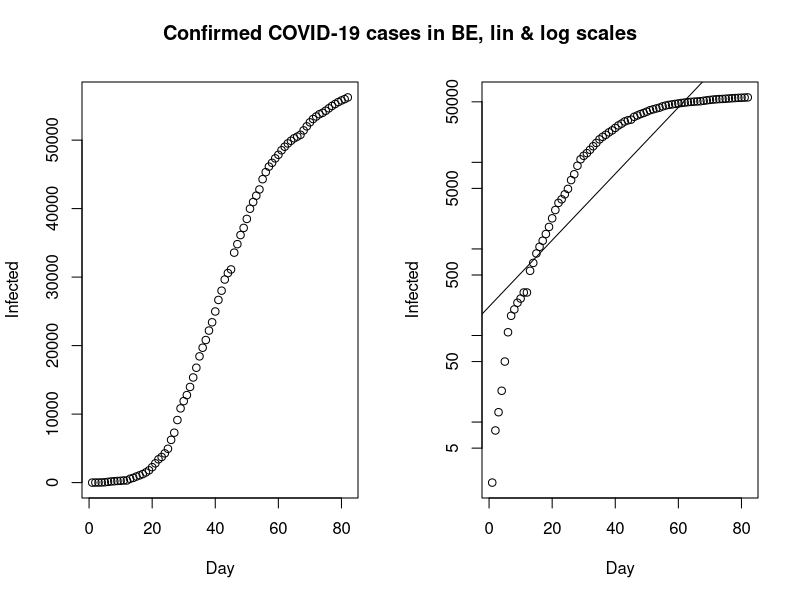

R code for this plot: (Note: this script raises an error after producing the figure.)
## source: https://github.com/bbolker/bbmisc/blob/master/peak_I_simple.rmd
# https://tinu.shinyapps.io/Flatten_the_Curve/
# https://staff.math.su.se/hoehle/blog/2020/03/16/flatteningthecurve.html
## data source: https://raw.githubusercontent.com/CSSEGISandData/COVID-19/master/csse_covid_19_data/csse_covid_19_time_series/time_series_covid19_confirmed_global.csv


#install.packages("pillar")
library(pillar)

#install.packages("tidyr")
library(tidyr)

#install.packages("tidyverse")
#library(tidyverse)

#install.packages("dplyr")
#library(dplyr)

#install.packages("magrittr")
library(dplyr)

#install.packages("ggplot2")
library(ggplot2); theme_set(theme_bw(base_size=16))

######################################################################
# sources: https://raw.githubusercontent.com/hoehleatsu/hoehleatsu.github.io/master/_source/2020-03-16-flatteningthecurve.Rmd
# Function to compute the derivative of the ODE system
#
#  t - time
#  y - current state vector of the ODE at time t
#  parms - Parameter vector used by the ODE system
#
# Returns:
#  list with one component being a vector of length two containing
#  dS(t)/dt and dI(t)/dt
######################################################################


# SW
# Infected <- c(0,0,0,0,0,0,0,0,0,1,1,1,1,1,1,1,1,1,1,1,1,1,1,1,1,1,1,1,1,1,1,1,1,1,1,2,7,7,12,14,15,21,35,94,101,161,203,248,355,500,599,814,961,1022,1103,1190,1279,1439,1639,1763,1934,2046,2286,2526,2840,3069,3447,3700,4028,4435,4947,5568,6131,6443,6830,7206,7693,8419,9141,9685,10151,10151)

# FR
# Infected <- c(0,0,2,3,3,3,4,5,5,5,6,6,6,6,6,6,6,11,11,11,11,11,11,11,12,12,12,12,12,12,12,12,12,12,14,18,38,57,100,130,191,204,285,377,653,949,1126,1209,1784,2281,2281,3661,4469,4499,6633,7652,9043,10871,12612,14282,16018,19856,22304,25233,29155,32964,37575,40174,44550,52128,56989,59105,64338,89953,92839,98010,109069,112950,117749,124869,129654,129654)

# US
# Infected <- c(1,1,2,2,5,5,5,5,5,7,8,8,11,11,11,11,11,11,11,11,12,12,13,13,13,13,13,13,13,13,15,15,15,51,51,57,58,60,68,74,98,118,149,217,262,402,518,583,959,1281,1663,2179,2727,3499,4632,6421,7783,13747,19273,25600,33276,43847,53740,65778,83836,101657,121465,140909,161831,188172,213372,243762,275586,308853,337072,366667,396223,429052,461437,496535,526396,526396)

# BE #Note. count starting as of march 1st when cases>1
Infected <- c(2,8,13,23,50,109,169,200,239,267,314,314,559,689,886,1058,1243,1486,1795,2257,2815,3401,3743,4269,4937,6235,7284,9134,10836,11899,12775,13964,15348,16770,18431,19691,20814,22194,23403,24983,26667,28018,29647,30589,31119,33573,34809,36138,37183,38496,39983,40956,41889,42797,44293,45325,46134,46687,47334,47859,48519,49032,49517,49906,50267,50509,50781,51420,52011,52596,53081,53449,53779,53981,54288,54644,54989,55280,55559,55791,55983,56235)

# RW
#Infected <- c(0,0,0,0,0,0,0,0,0,0,0,0,0,0,0,0,0,0,0,0,0,0,0,0,0,0,0,0,0,0,0,0,0,0,0,0,0,0,0,0,0,0,0,0,0,0,0,0,0,0,0,0,1,1,5,7,8,8,17,17,19,36,40,41,50,54,60,70,70,75,82,84,89,102,104,105,105,110,110,118,120,120)

Day <- 1:(length(Infected)) # length of the infection period

# Population size: 1e6 (1 milliion) or 1e7 (10 millions)
#N <- 1e6 OR, better, actual countries' population

#N <- 66000000 # pupulation of the UK
#N <- 10230000 # pupulation of the SW
#N <- 66990000 # pupulation of the FR
#N <- 32820000 # pupulation of the US
N <- 11460000 # pupulation of the BE
#N <- 12210000 # pupulation of the RW

# Plot coutnry's confirmed cases
old <- par(mfrow = c(1, 2))
#plot(Day, Infected, type ="b") # bubbles
plot(Day, Infected, type ="b")
plot(Day, Infected, log = "y") # type b by default
abline(lm(log10(Infected) ~ Day))
title("Confirmed COVID-19 cases in BE, lin & log scales", outer = TRUE, line = -2)

# Plot the ODE system.
# Plot the ODE system.
## let's try with this sir model and extrapolate to maybe 90 days, via epidemiologic modeling
SIR <- function(time, state, parameters) {
  par <- as.list(c(state, parameters))
  with(par, {
    dS <- -beta/N * I * S
    dI <- beta/N * I * S - gamma * I
    dR <- gamma * I
    list(c(dS, dI, dR))
  })
}


init <- c(S = N-Infected[1], I = Infected[1], R = 0)
RSS <- function(parameters) {
  names(parameters) <- c("beta", "gamma")
  out <- ode(y = init, times = Day, func = SIR, parms = parameters)
  fit <- out[ , 3]
  sum((Infected - fit)^2)
}

# general optimazion nethod based on Nelder-Mead
# https://en.wikipedia.org/wiki/Nelder%E2%80%93Mead_method
Opt <- optim(c(0.5, 0.5), RSS, method = "L-BFGS-B", lower = c(0, 0), upper = c(1, 1)) # optimize with some sensible conditions
Opt$message
#[1] "CONVERGENCE: REL_REDUCTION_OF_F <= FACTR*EPSMCH"

Opt_par <- setNames(Opt$par, c("beta", "gamma"))
print(Opt_par)
#beta     gamma 
#1.0000000 0.8588546 

# > R0=beta/gamma
# 1/0.85
#[1] 1.176471
## The contagion continues as R0>1

# Grid where to evaluate
max_time <- 150 # here predictions up to 150 days, i.e + (length(Day)-max_time) beyond length(Day)
times <- seq(0, max_time, by=0.01)

# time in days, prediction to up to 90 days (highly unlikely fact will confirm the hypothesis though)
#fit <- data.frame(ode(y = init, times = t, func = SIR, parms = Opt_par))
fit <- data.frame(ode(y = init, times = times, func = SIR, parms = Opt_par))
col <- 1:3 # colour
print(fit)

#sink('fit0_BE_22052020.txt'); fit; sink()
#write.csv(fit, "fit0_BE_22052020.csv")


# Plot infection curve
matplot(fit$time, fit[ , 2:4], type = "l", xlab = "Day", ylab = "Number of subjects", lwd = 2, lty = 1, col = col)
#legend("bottomright", c("Susceptibles", "Infecteds", "Recovereds"), lty = 1, lwd = 1, col = col, inset = 0.05)
matplot(fit$time, fit[ , 2:4], type = "l", xlab = "Day", ylab = "Number of subjects", lwd = 2, lty = 1, col = col, log = "y")

points(Day, Infected)
legend("bottomright", c("Susceptibles", "Infecteds", "Recovereds"), lty = 1, lwd = 1, col = col, inset = 0.05)
title("Predicted 2019-nCoV in BE (worst case), SIR", outer = TRUE, line = -2)

# Population size: 1e6 (1 milliion) or 1e7 (10 millions)
#N <- 1e6 
# Rate at which person stays in the infectious compartment (disease specific and tracing specific)
# γ=0.2 corresponding here to an average length of the infective period of 5 days.
#gamma <- 1/5 
gamma <- 0.8588546
# Infectious contact rate - beta = R0/N*gamma and when R0 \approx 2.25 then  2.25/N*gamma i.e
# a contact rate of β=0.0000004 means that the contact rate with a given individual is 0.0000004 contacts per day.
#beta <- 4.5e-07 
beta <- 1
# R0 for the beta and gamma values
# Altogether, this leads to an R0 of 2.25, which roughly corresponds to the R0 of SARS-CoV-2
#R0 <- beta*N/gamma
R0 <- beta/gamma
#[1] 2.25e-06
##[1] 1.176471


# Solve ODE system using Runge-Kutta numerical method.
# ode_solution <- rk4(y = c(N - 10, 10), times = times, func = sir, parms = c(beta, gamma)) %>%
ode_solution <- ode(y = init, times = times, func = SIR, parms = Opt_par) %>%
  as.data.frame() %>%
  setNames(c("t", "S", "I", "R")) %>%
  mutate(beta = beta, gama = gamma, R0 = N * beta / gamma, s = S / N, i = I / N, type = "without_intervention")

ode_solution_daily <- ode_solution %>%
  filter(t %in% seq(0, max_time, by = 1)) %>%
  mutate(C = if_else(row_number() == 1, 0, lag(S) - S), c = C / N)


## The epidemic curve of new infections per day is shown below:
df_plot <- ode_solution_daily %>% select(t, c) %>% 
  pivot_longer(-t, names_to= "Quantity", values_to = "Proportion") 
#ggplot(df_plot, aes(x=t, y=Proportion)) + geom_col() + xlab("Time (days)") + ylab("Daily new cases (as proportion of the population)") + scale_y_continuous(labels=scales::percent)
ggplot(df_plot, aes(x=t, y=Proportion)) + geom_col() + 
  xlab("Time(d)") + ylab("Daily new cases (%BE pop.)") + scale_y_continuous(labels=scales::percent)


# Function to compute the final size.
s_inf <- function(R0) {
  
  f_target <- function(x) { x - exp(-R0*(1-x)) }
  
  result <- uniroot(f_target, lower=1e-12, upper=1-1e-12)$root
  
  return(result)
}

# Final proportion of infected.
1 - s_inf(R0)
#[1] 0.2683375


## We can use the above equation to verify that the larger $R_0$, the larger is the final size of the outbreak:
R0_grid <- c(1.25, 1.5, 1.75,2, 2.25, 2.5, 3)
map_dbl( R0_grid, ~ 1-s_inf(.x)) %>% setNames(R0_grid) %>% scales::percent(accuracy=1)

